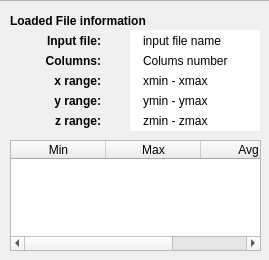
                  <widget class="QWidget" name="widget_8" native="true">
                   <property name="sizePolicy">
                    <sizepolicy hsizetype="Fixed" vsizetype="Preferred">
                     <horstretch>0</horstretch>
                     <verstretch>0</verstretch>
                    </sizepolicy>
                   </property>
                   <property name="minimumSize">
                    <size>
                     <width>269</width>
                     <height>260</height>
                    </size>
                   </property>
                   <property name="maximumSize">
                    <size>
                     <width>269</width>
                     <height>16777215</height>
                    </size>
                   </property>
                   <property name="styleSheet">
                    <string notr="true">.QWidget{
	border-top:1px solid rgb(179, 179, 179);
}

#inputFileScalar,#rowcolScalar,#xMinMaxScalar,#yMinMaxScalar,#zMinMaxScalar{
	padding-left:10px;
}</string>
                   </property>
                   <widget class="QLabel" name="inputFileScalar">
                    <property name="geometry">
                     <rect>
                      <x>130</x>
                      <y>30</y>
                      <width>130</width>
                      <height>21</height>
                     </rect>
                    </property>
                    <property name="styleSheet">
                     <string notr="true">QLabel{
	background-color:white;
}</string>
                    </property>
                    <property name="text">
                     <string>input file name</string>
                    </property>
                    <property name="alignment">
                     <set>Qt::AlignLeading|Qt::AlignLeft|Qt::AlignVCenter</set>
                    </property>
                   </widget>
                   <widget class="QLabel" name="label_29">
                    <property name="geometry">
                     <rect>
                      <x>10</x>
                      <y>90</y>
                      <width>91</width>
                      <height>21</height>
                     </rect>
                    </property>
                    <property name="font">
                     <font>
                      <weight>75</weight>
                      <italic>false</italic>
                      <bold>true</bold>
                     </font>
                    </property>
                    <property name="text">
                     <string>y range:</string>
                    </property>
                    <property name="alignment">
                     <set>Qt::AlignRight|Qt::AlignTrailing|Qt::AlignVCenter</set>
                    </property>
                   </widget>
                   <widget class="QLabel" name="label_24">
                    <property name="geometry">
                     <rect>
                      <x>10</x>
                      <y>30</y>
                      <width>91</width>
                      <height>21</height>
                     </rect>
                    </property>
                    <property name="font">
                     <font>
                      <weight>75</weight>
                      <italic>false</italic>
                      <bold>true</bold>
                     </font>
                    </property>
                    <property name="text">
                     <string>Input file:</string>
                    </property>
                    <property name="alignment">
                     <set>Qt::AlignRight|Qt::AlignTrailing|Qt::AlignVCenter</set>
                    </property>
                   </widget>
                   <widget class="QLabel" name="label_26">
                    <property name="geometry">
                     <rect>
                      <x>10</x>
                      <y>50</y>
                      <width>91</width>
                      <height>21</height>
                     </rect>
                    </property>
                    <property name="font">
                     <font>
                      <weight>75</weight>
                      <italic>false</italic>
                      <bold>true</bold>
                     </font>
                    </property>
                    <property name="text">
                     <string>Columns:</string>
                    </property>
                    <property name="alignment">
                     <set>Qt::AlignRight|Qt::AlignTrailing|Qt::AlignVCenter</set>
                    </property>
                   </widget>
                   <widget class="QLabel" name="label_30">
                    <property name="geometry">
                     <rect>
                      <x>10</x>
                      <y>110</y>
                      <width>91</width>
                      <height>21</height>
                     </rect>
                    </property>
                    <property name="font">
                     <font>
                      <weight>75</weight>
                      <italic>false</italic>
                      <bold>true</bold>
                     </font>
                    </property>
                    <property name="text">
                     <string>z range:</string>
                    </property>
                    <property name="alignment">
                     <set>Qt::AlignRight|Qt::AlignTrailing|Qt::AlignVCenter</set>
                    </property>
                   </widget>
                   <widget class="QLabel" name="xMinMaxScalar">
                    <property name="geometry">
                     <rect>
                      <x>130</x>
                      <y>70</y>
                      <width>130</width>
                      <height>21</height>
                     </rect>
                    </property>
                    <property name="styleSheet">
                     <string notr="true">QLabel{
	background-color:white;
}</string>
                    </property>
                    <property name="text">
                     <string>xmin - xmax</string>
                    </property>
                    <property name="alignment">
                     <set>Qt::AlignLeading|Qt::AlignLeft|Qt::AlignVCenter</set>
                    </property>
                   </widget>
                   <widget class="QLabel" name="yMinMaxScalar">
                    <property name="geometry">
                     <rect>
                      <x>130</x>
                      <y>90</y>
                      <width>130</width>
                      <height>21</height>
                     </rect>
                    </property>
                    <property name="styleSheet">
                     <string notr="true">QLabel{
	background-color:white;
}</string>
                    </property>
                    <property name="text">
                     <string>ymin - ymax</string>
                    </property>
                    <property name="alignment">
                     <set>Qt::AlignLeading|Qt::AlignLeft|Qt::AlignVCenter</set>
                    </property>
                   </widget>
                   <widget class="QLabel" name="label_28">
                    <property name="geometry">
                     <rect>
                      <x>10</x>
                      <y>70</y>
                      <width>91</width>
                      <height>21</height>
                     </rect>
                    </property>
                    <property name="font">
                     <font>
                      <weight>75</weight>
                      <italic>false</italic>
                      <bold>true</bold>
                     </font>
                    </property>
                    <property name="text">
                     <string>x range:</string>
                    </property>
                    <property name="alignment">
                     <set>Qt::AlignRight|Qt::AlignTrailing|Qt::AlignVCenter</set>
                    </property>
                   </widget>
                   <widget class="QTableWidget" name="scalar_Table">
                    <property name="geometry">
                     <rect>
                      <x>10</x>
                      <y>140</y>
                      <width>251</width>
                      <height>111</height>
                     </rect>
                    </property>
                    <property name="minimumSize">
                     <size>
                      <width>0</width>
                      <height>0</height>
                     </size>
                    </property>
                    <property name="maximumSize">
                     <size>
                      <width>100000</width>
                      <height>16777215</height>
                     </size>
                    </property>
                    <property name="editTriggers">
                     <set>QAbstractItemView::NoEditTriggers</set>
                    </property>
                    <attribute name="horizontalHeaderDefaultSectionSize">
                     <number>95</number>
                    </attribute>
                    <attribute name="horizontalHeaderMinimumSectionSize">
                     <number>40</number>
                    </attribute>
                    <attribute name="horizontalHeaderStretchLastSection">
                     <bool>true</bool>
                    </attribute>
                    <column>
                     <property name="text">
                      <string>Min</string>
                     </property>
                    </column>
                    <column>
                     <property name="text">
                      <string>Max</string>
                     </property>
                    </column>
                    <column>
                     <property name="text">
                      <string>Avg</string>
                     </property>
                    </column>
                   </widget>
                   <widget class="QLabel" name="rowcolScalar">
                    <property name="geometry">
                     <rect>
                      <x>130</x>
                      <y>50</y>
                      <width>130</width>
                      <height>21</height>
                     </rect>
                    </property>
                    <property name="styleSheet">
                     <string notr="true">QLabel{
	background-color:white;
}</string>
                    </property>
                    <property name="text">
                     <string>Colums number</string>
                    </property>
                    <property name="alignment">
                     <set>Qt::AlignLeading|Qt::AlignLeft|Qt::AlignVCenter</set>
                    </property>
                   </widget>
                   <widget class="QLabel" name="zMinMaxScalar">
                    <property name="geometry">
                     <rect>
                      <x>130</x>
                      <y>110</y>
                      <width>130</width>
                      <height>21</height>
                     </rect>
                    </property>
                    <property name="styleSheet">
                     <string notr="true">QLabel{
	background-color:white;
}</string>
                    </property>
                    <property name="text">
                     <string>zmin - zmax</string>
                    </property>
                    <property name="alignment">
                     <set>Qt::AlignLeading|Qt::AlignLeft|Qt::AlignVCenter</set>
                    </property>
                   </widget>
                   <widget class="QLabel" name="label_67">
                    <property name="geometry">
                     <rect>
                      <x>10</x>
                      <y>10</y>
                      <width>161</width>
                      <height>21</height>
                     </rect>
                    </property>
                    <property name="font">
                     <font>
                      <weight>75</weight>
                      <bold>true</bold>
                     </font>
                    </property>
                    <property name="text">
                     <string>Loaded File information</string>
                    </property>
                   </widget>
                  </widget>
